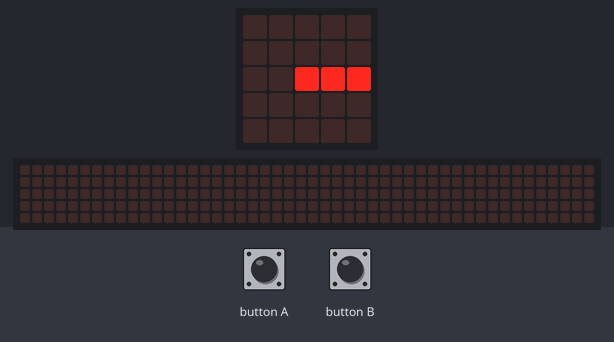
This program was run on a simulated BBC micro:bit (MakeCode). On the bench: the board's 5×5 LED display, a strip that is not on the board, showing the scrolling text unrolled. The test bench sets the inputs (shaded band). Random numbers come from a fixed seed; the 48×5 strip is a reading aid, not a part: it shows the text the display is scrolling, unrolled, one strip-width of it at a time.

Above: at 1.08 s.
1.3 s: button A pressed for 0.15 s
At 2.42 s:
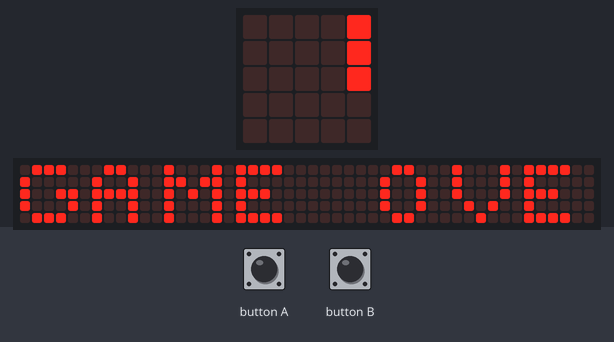
At 12.5 s:
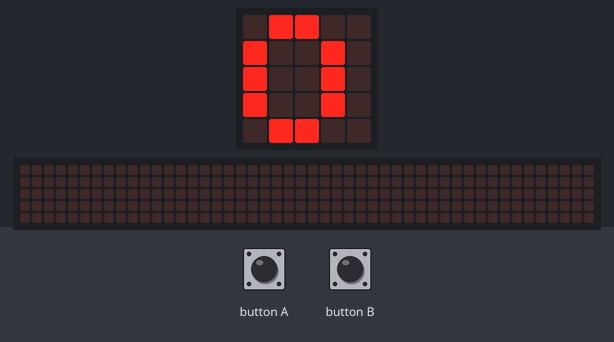

The program:

main.py
```python
snake: List[List[number]] = []
dx = 1
dy = 0
next_turn = 0
food: List[number] = [4, 2]
score = 0
move_timer = 0
blink_timer = 0
food_on = True

def on_snake(tx: number, ty: number):
    for seg in snake:
        if seg[0] == tx and seg[1] == ty:
            return True
    return False

def spawn_food():
    global food
    free: List[List[number]] = []
    for x in range(5):
        for y in range(5):
            if not on_snake(x, y):
                free.append([x, y])
    if len(free) > 0:
        food = free[randint(0, len(free) - 1)]

def reset_game():
    global snake, dx, dy, next_turn, score, move_timer, blink_timer, food_on
    snake = [[2, 2], [1, 2], [0, 2]]
    dx = 1
    dy = 0
    next_turn = 0
    score = 0
    move_timer = 0
    blink_timer = 0
    food_on = True
    spawn_food()

def draw_game():
    basic.clear_screen()
    for seg in snake:
        led.plot(seg[0], seg[1])
    if food_on:
        led.plot(food[0], food[1])

def wait_for_restart():
    while not input.button_is_pressed(Button.A) and not input.button_is_pressed(Button.B):
        basic.pause(50)
    while input.button_is_pressed(Button.A) or input.button_is_pressed(Button.B):
        basic.pause(50)

reset_game()
a_ingedrukt = False
b_ingedrukt = False

while True:
    a_nu = input.button_is_pressed(Button.A)
    b_nu = input.button_is_pressed(Button.B)

    if a_nu and not a_ingedrukt:
        next_turn = -1
    elif b_nu and not b_ingedrukt:
        next_turn = 1

    a_ingedrukt = a_nu
    b_ingedrukt = b_nu

    # Voedsel laten knipperen
    blink_timer += 1
    if blink_timer >= 2:
        blink_timer = 0
        food_on = not food_on

    # Snelheid gaat omhoog naarmate je score stijgt
    speed = 8 - Math.idiv(score, 4)
    if speed < 4:
        speed = 4

    move_timer += 1
    if move_timer >= speed:
        move_timer = 0

        if next_turn == -1:
            ndx = dy
            ndy = -dx
            dx = ndx
            dy = ndy
        elif next_turn == 1:
            ndx = -dy
            ndy = dx
            dx = ndx
            dy = ndy
        next_turn = 0

        nx = snake[0][0] + dx
        ny = snake[0][1] + dy

        # Botsing met rand?
        if nx < 0 or nx >= 5 or ny < 0 or ny >= 5:
            basic.show_string("GAME OVER")
            basic.show_number(score)
            wait_for_restart()
            reset_game()
            continue

        ate_food = (nx == food[0] and ny == food[1])
        if not ate_food:
            snake.pop()

        # Botsing met eigen lichaam?
        if on_snake(nx, ny):
            basic.show_string("GAME OVER")
            basic.show_number(score)
            wait_for_restart()
            reset_game()
            continue

        snake.insert(0, [nx, ny])

        if ate_food:
            score += 1
            if len(snake) == 25:
                basic.show_string("YOU WIN!")
                basic.show_number(score)
                wait_for_restart()
                reset_game()
                continue
            spawn_food()

    draw_game()
    basic.pause(60)
```
